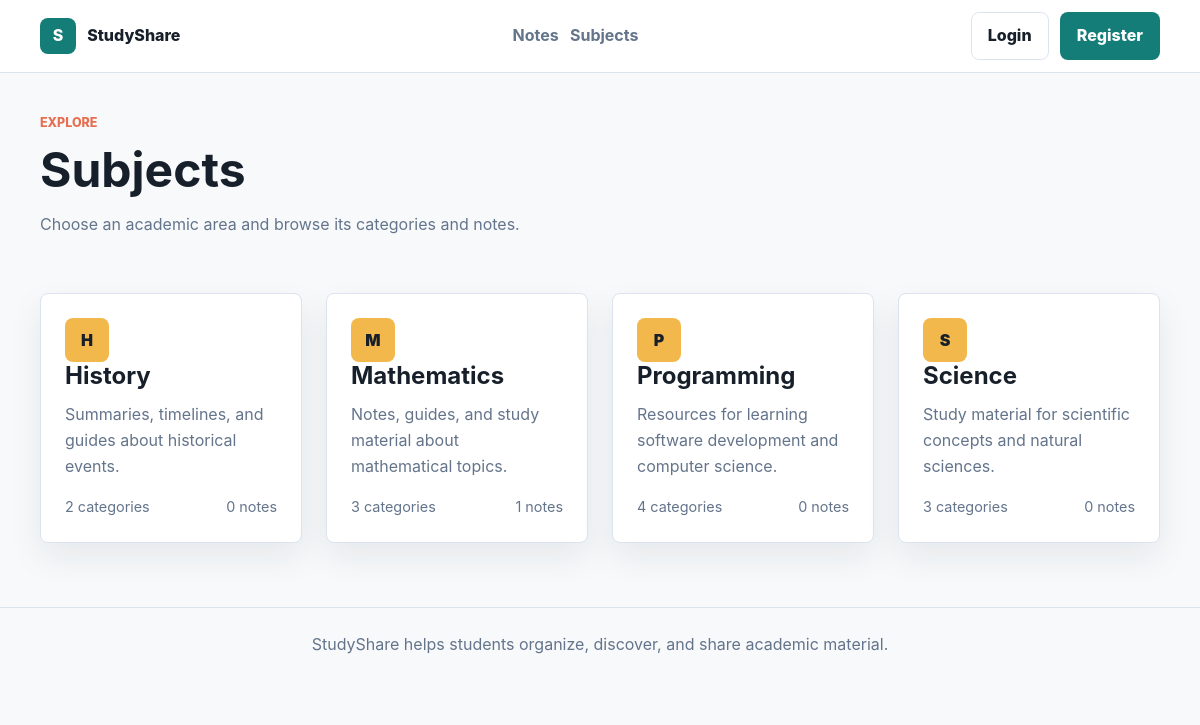
Page /subjects on the committed database.
### app/models/subject.py (models this page shows, shortened)
class Subject(db.Model):
    __tablename__ = "subjects"
    id = db.Column(db.Integer, primary_key=True)
    name = db.Column(
        db.String(100),
        unique=True,
        nullable=False
    )
    description = db.Column(
        db.Text,
        nullable=False
    )
    categories = db.relationship(
        "Category",
        backref="subject",
        lazy=True,
        cascade="all, delete-orphan"
    )
    notes = db.relationship(
        "Note",
        backref="subject",
        lazy=True
    )

### app/routes/subjects.py (the view)
@subjects.route("/subjects")
def list_subjects():
    all_subjects = Subject.query.order_by(Subject.name.asc()).all()
    return render_template(
        "subjects.html",
        subjects=all_subjects
    )

### app/templates/subjects.html (shortened to what this page needs)
{% extends "base.html" %}
{% block content %}
    <section class="page-heading">
        <div>
            <p class="eyebrow">Explore</p>
            <h1>Subjects</h1>
            <p class="muted">Choose an academic area and browse its categories and notes.</p>
        </div>
    </section>
    {% if subjects %}
        <section class="grid grid-4">
            {% for subject in subjects %}
                <article class="subject-card">
                    <span class="subject-icon">{{ subject.name[:1] }}</span>
                    <h2>
                        <a href="{{ url_for('subjects.subject_detail', subject_id=subject.id) }}">
                            {{ subject.name }}
                        </a>
                    </h2>
                    <p>{{ subject.description }}</p>
                    <div class="card-footer">
                        <span>{{ subject.categories|length }} categories</span>
                        <span>{{ subject.notes|length }} notes</span>
                    </div>
                </article>
            {% endfor %}
        </section>
    {% else %}
        <div class="empty-state">
            <h2>No subjects yet</h2>
            <p>Subjects will appear here when they are available.</p>
        </div>
    {% endif %}
{% endblock %}

### app/static/css/main.css (style rules this page uses)
:root { --color-bg: #f7f9fb; --color-surface: #ffffff; --color-ink: #17202a; --color-muted: #64748b; --color-border: #dbe4ee; --color-primary: #147d78; --color-primary-dark: #0f5f5b; --color-coral: #e76f51; --color-amber: #f2b84b; --color-sky: #d8ecff; --shadow-soft: 0 14px 34px rgba(23, 32, 42, 0.08); --radius: 8px; --space-xs: 0.35rem; --space-sm: 0.7rem; --space-md: 1rem; --space-lg: 1.5rem; --space-xl: 2.5rem; --space-2xl: 4rem; --font-body: Inter, ui-sans-serif, system-ui, -apple-system, BlinkMacSystemFont, "Segoe UI", sans-serif; }
* { box-sizing: border-box; }
body { margin: 0; min-height: 100vh; background: var(--color-bg); color: var(--color-ink); font-family: var(--font-body); line-height: 1.6; }
a { color: inherit; text-decoration: none; }
h1, h2, h3, h4, p { margin-top: 0; }
h1 { font-size: clamp(2rem, 4vw, 3.4rem); line-height: 1.05; margin-bottom: var(--space-md); }
h2 { font-size: 1.5rem; line-height: 1.2; }
.eyebrow, .card-kicker { color: var(--color-coral); font-size: 0.78rem; font-weight: 800; letter-spacing: 0; text-transform: uppercase; }
.muted { color: var(--color-muted); }
.page-heading { display: flex; align-items: flex-end; justify-content: space-between; gap: var(--space-lg); margin-bottom: var(--space-xl); }
.grid { display: grid; gap: var(--space-lg); }
.grid-4 { grid-template-columns: repeat(4, minmax(0, 1fr)); }
.card, .note-card, .subject-card, .stat-card, .auth-panel, .form-card, .detail-sidebar, .empty-state { background: var(--color-surface); border: 1px solid var(--color-border); border-radius: var(--radius); box-shadow: var(--shadow-soft); }
.card, .note-card, .subject-card, .empty-state { padding: var(--space-lg); }
.note-card, .subject-card { display: flex; min-height: 230px; flex-direction: column; justify-content: space-between; }
.note-card h2, .note-card h3, .note-card h4, .subject-card h2 { margin-bottom: var(--space-sm); }
.note-card p, .subject-card p, .card p { color: var(--color-muted); }
.card-meta, .card-footer, .card-actions { display: flex; align-items: center; justify-content: space-between; gap: var(--space-sm); color: var(--color-muted); font-size: 0.9rem; }
.subject-icon { width: 44px; height: 44px; display: inline-grid; place-items: center; border-radius: var(--radius); background: var(--color-amber); color: var(--color-ink); font-weight: 900; }

### rows in the picture
Subject: name "H", name "History", description "Summaries, timelines, and guides about historical events.", categories|length "2", notes|length "0"
Subject: name "M", name "Mathematics", description "Notes, guides, and study material about mathematical topics.", categories|length "3", notes|length "1"
Subject: name "P", name "Programming", description "Resources for learning software development and computer science.", categories|length "4", notes|length "0"
Subject: name "S", name "Science", description "Study material for scientific concepts and natural sciences.", categories|length "3", notes|length "0"
